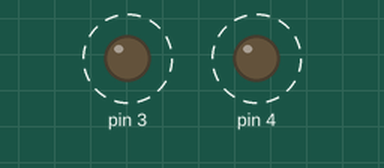
The sketch below on a simulated Arduino Uno, built with avr-gcc and run on an emulated ATmega328P. Shown: output pins drawn as LEDs (lit = HIGH). Dashed ring = blinking.

Above: at 0.5 s.
Timing chart, 0 to 4.6 s (numbered marks = the images above):
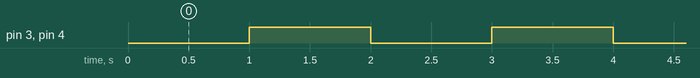

Measured:
- by itself, pin 3, pin 4: alternates HIGH for 1.0 s and LOW for 1.0 s

The sketch:

practice-4.ino
```cpp
void setup() {
  pinMode(3, OUTPUT);
  pinMode(4, OUTPUT);
}

void loop() {
  digitalWrite(3, LOW);
  digitalWrite(4, LOW);
  delay(1000);

  digitalWrite(3, HIGH);
  digitalWrite(4, HIGH);
  delay(1000);
}
```
